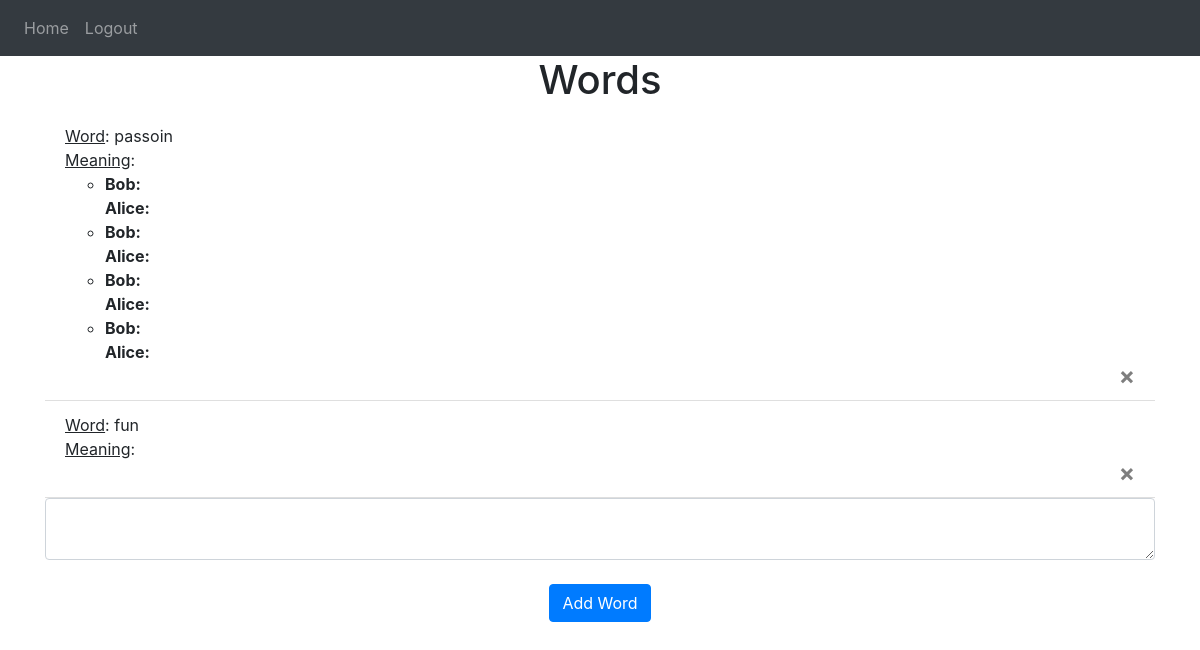
Page / (signed in) on the earlier database version.
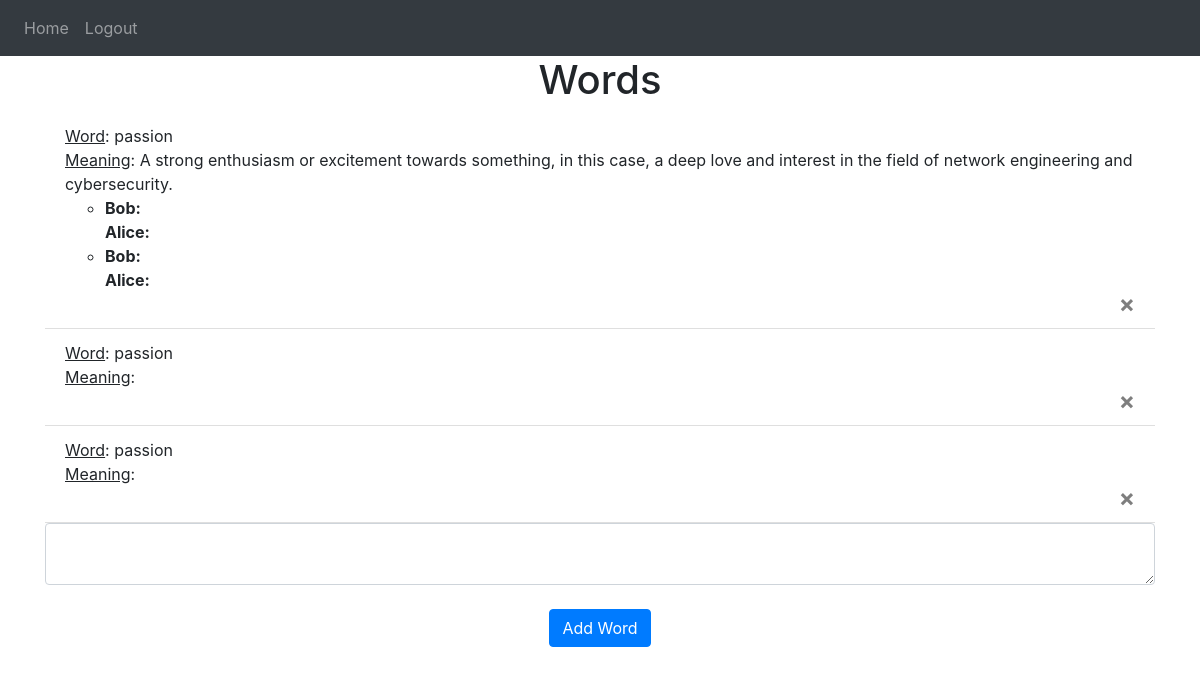
Same page on the later database version.
### website/models.py (models this page shows)
class Word(db.Model):
    id = db.Column(db.Integer, primary_key=True) # has autoincrement (default)
    data = db.Column(db.String(config.MAX_LEN_WORD))
    date = db.Column(db.DateTime(timezone=True), default=func.now())
    user_id = db.Column(db.Integer, db.ForeignKey('user.id'))
    word_info = db.Column(JSON)

### website/views.py (the view, shortened to what this page needs)
@views.route('/', methods=['GET', 'POST'])
@login_required
def home():
    return render_template("home.html", user=current_user)

### website/__init__.py (called while the page is built)
def create_app():
    app = Flask(__name__)
    app.config['SECRET_KEY'] = 'huasduofhaosudfhas' #TODO how to NOT disclose this private key
    app.config['SQLALCHEMY_DATABASE_URI'] = f'sqlite:///{DB_NAME}'
    db.init_app(app)
    from .views import views
    from .authn import authn
    app.register_blueprint(views, url_prefix='/')
    app.register_blueprint(authn, url_prefix='/')
    from .models import User, Word
    create_database(app)
    login_manager = LoginManager()
    login_manager.login_view = 'authn.login' # where users go if NOT loged-in
    login_manager.init_app(app)
    @login_manager.user_loader
    def load_user(id):
        return User.query.get(int(id)) # "int()" because we used the primary key as an Integer
    return app

### website/templates/home.html (shortened to what this page needs)
{% extends "base.html" %}
{% block content %}
    <h1 align="center">Words</h1>
    <ul class="list-group list-group-flush" id="words">
        {% for word in user.words %}
            <li class="list-group-item">
                <u>Word</u>: {{ word.data }}
                <br>
                <u>Meaning</u>: {{ word.word_info.definition }}
                <br>
                <ul>
                    {% for sentence in word.word_info.dialog %}
                        <li>
                            <strong>Bob:</strong> {{ sentence.person1 }}
                            <br>
                            <strong>Alice:</strong> {{ sentence.person2 }}
                            <br>
                        </li>
                    {% endfor %}
                </ul>
                <button type="button" class="close" onClick="deleteWord({{ word.id }})">
                <span aria-hidden="true">&times;</span>
                </button>
            </li>
        {% endfor %}
    </ul>
    <form method="POST">
    <textarea name="word" id="word" class="form-control"></textarea>
    <br />
    <div align="center">
        <button type="submit" class="btn btn-primary">Add Word</button>
    </div>
    </form>
{% endblock %}

### website/templates/base.html (shortened to what this page needs)
<!DOCTYPE html>
<html>
  <head>
    <link
      rel="stylesheet"
      href="https://stackpath.bootstrapcdn.com/bootstrap/4.4.1/css/bootstrap.min.css"
    />
    <link
      rel="stylesheet"
      href="https://stackpath.bootstrapcdn.com/font-awesome/4.7.0/css/font-awesome.min.css"
    />
  </head>
  <body>
    <nav class="navbar navbar-expand-lg navbar-dark bg-dark">
      <div class="collapse navbar-collapse" id="navbar">
        <div class="navbar-nav">
          {% if user.is_authenticated %}
            <a class="nav-item nav-link" id="home" href="/">Home</a>
            <a class="nav-item nav-link" id="logout" href="/logout">Logout</a>
          {% else %}
            <a class="nav-item nav-link" id="login" href="/login">Login</a>
            <a class="nav-item nav-link" id="signUp" href="/sign-up">Sign Up</a>
          {% endif %}
        </div>
      </div>
    </nav>
    <div class="container">
      {% block content %}
      {% endblock %}
    </div>
  </body>
</html>

Differences in the rows shown:
changed Word: data "passoin" → "passion"; word_info.definition (not shown) → "A strong enthusiasm or excitement towards something, in this case, a deep love and interest in the field of network engineering and cybersecurity."
changed Word (number 2 of 3 on the later page): data "fun" → "passion"
added Word: data "passion"
Other differences:
list line gone: "Bob: Alice:"
